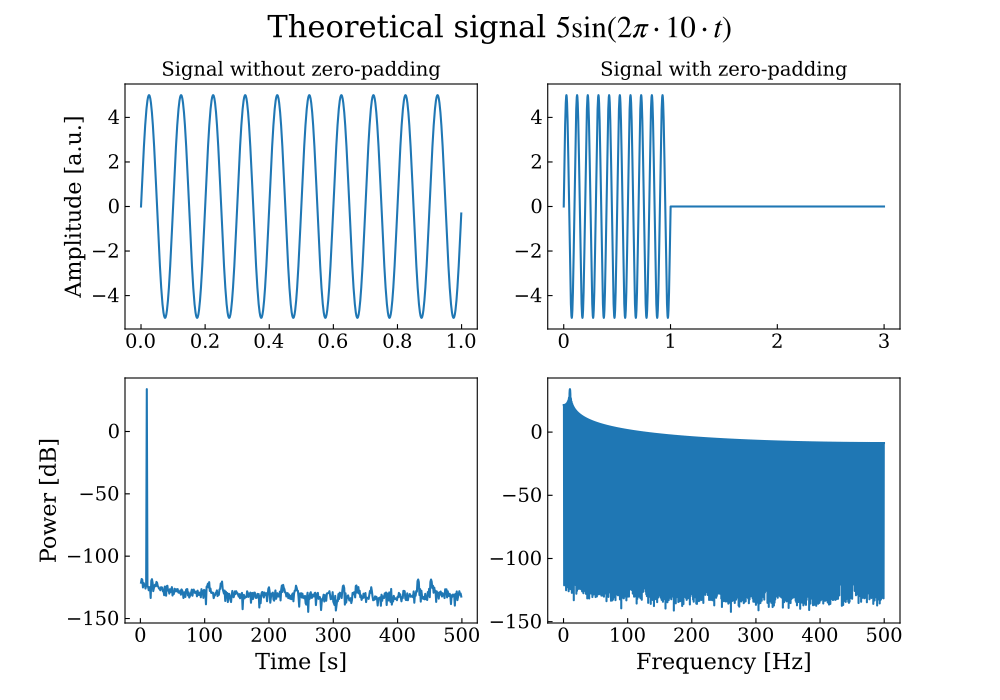

Recreate this plot in Python.
from pathlib import Path

import numpy as np
from matplotlib import pyplot as plt

from sat.common import power_spec, set_custom_pyplot_styles
from sat.lab02.spectra_comparison import A, f, infi
from sat.lab02.spectra_comparison import fs as fs
from sat.lab02.spectra_comparison import time

# from sat.lab02.infi import fs, time, infi

if __name__ == "__main__":
    set_custom_pyplot_styles()

    fig, [[ltop, rtop], [lbot, rbot]] = plt.subplots(ncols=2, nrows=2)
    fig.suptitle(f"Theoretical signal ${A}\\sin(2\\pi\\cdot{f}\\cdot t)$")

    rbot.set_xlabel("Frequency [Hz]")
    ltop.set_ylabel("Amplitude [a.u.]")
    lbot.set_xlabel("Time [s]")
    lbot.set_ylabel("Power [dB]")

    freq, power = power_spec(signal=infi, sr=fs)

    ltop.plot(time, infi)
    lbot.plot(freq[freq > 0], power[freq > 0])
    ltop.set_title("Signal without zero-padding")

    infi = np.pad(infi, (0, infi.size * 2))
    time = np.arange(infi.size) / fs

    freq, power = power_spec(signal=infi, sr=fs)

    rtop.plot(time, infi)
    rbot.plot(freq[freq > 0], power[freq > 0])

    rtop.set_title("Signal with zero-padding")

    # fig.tight_layout()
    plt.savefig(Path(__file__).with_suffix(".pdf"))
    # plt.show()
